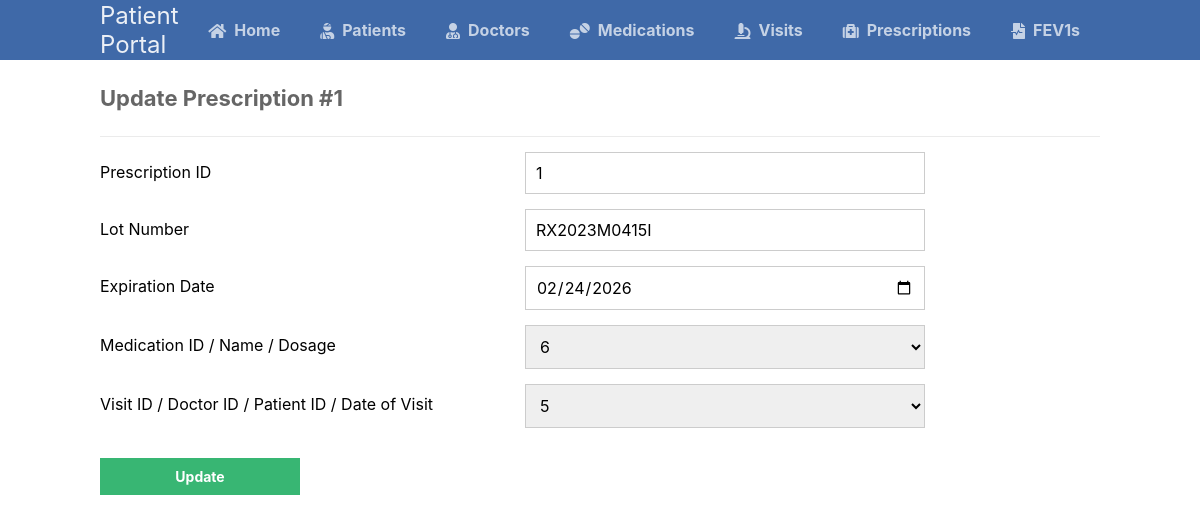
Page /scripts/prescriptions_table/prescriptions_update.php?prescription_id=1&medication_id=6&visit_id=5 on the committed database.
### tables this page shows
CREATE TABLE prescriptions (
	prescription_id INT AUTO_INCREMENT NOT NULL UNIQUE,
	medication_id INT NOT NULL,
	visit_id INT NOT NULL,
	prescription_lot_num VARCHAR(100) NOT NULL,
	prescription_expiration_date DATE NOT NULL,
	PRIMARY KEY (prescription_id),
	CONSTRAINT prescription_FK1 FOREIGN KEY (medication_id) REFERENCES medications (medication_id),
	CONSTRAINT prescription_FK2 FOREIGN KEY (visit_id) REFERENCES visits (visit_id)
);

### scripts/prescriptions_table/prescriptions_update.php (the view, shortened to what this page needs)
<?php
@include_once (APP_ROOT.APP_FOLDER_NAME . '/scripts/functions.php');
$pdo = pdo_connect_mysql();
if (isset($_GET['prescription_id'])) {
    $stmt = $pdo->prepare('SELECT * FROM prescriptions WHERE prescription_id = ?');
    $stmt->execute([$_GET['prescription_id']]);
    $prescription = $stmt->fetch(PDO::FETCH_ASSOC);
} else {
    exit('No ID specified!');
}
?>
<?=template_header('Read')?>
<div class="content update">
	<h2>Update Prescription #<?=$prescription['prescription_id']?></h2>
    <form action="prescriptions_update.php?prescription_id=<?=$prescription['prescription_id']?>&medication_id=<?=$prescription['medication_id']?>" method="post">
        <label for="prescription_id">Prescription ID</label>
            <input type="text" name="prescription_id" placeholder="Ex. 1" value="<?=$prescription['prescription_id']?>" id="prescription_id" required readonly>
        <label for="prescription_lot_num">Lot Number</label>
            <input type="text" name="prescription_lot_num" placeholder="Ex. AD4ZBT1" value="<?=$prescription['prescription_lot_num']?>" id="prescription_lot_num" required>
        <label for="prescription_expiration_date">Expiration Date</label>
            <input type="date" name="prescription_expiration_date" value="<?=$prescription['prescription_expiration_date']?>" id="prescription_expiration_date" required>
        <label for="medication_id">Medication ID / Name / Dosage</label>
            <select name="medication_id" id="medication_id" required>
                <option value="<?=$prescription['medication_id']?>" hidden selected><?=$prescription['medication_id']?></option>
            </select>
        <label for="visit_id">Visit ID / Doctor ID / Patient ID / Date of Visit</label>
            <select name="visit_id" id="visit_id" required>
                <option value="<?=$prescription['visit_id']?>" hidden selected><?=$prescription['visit_id']?></option>
            </select>
        <input type="submit" value="Update">
    </form>
</div>
<?=template_footer()?>

### styles/style.css (style rules this page uses)
* { box-sizing: border-box; font-family: -apple-system, BlinkMacSystemFont, "segoe ui", roboto, oxygen, ubuntu, cantarell, "fira sans", "droid sans", "helvetica neue", Arial, sans-serif; font-size: 16px; -webkit-font-smoothing: antialiased; -moz-osx-font-smoothing: grayscale; }
body { background-color: #FFFFFF; margin: 0; }
.content { width: 1000px; margin: 0 auto; }
.content h2 { margin: 0; padding: 25px 0; font-size: 22px; border-bottom: 1px solid #ebebeb; color: #666666; }
.update form { padding: 15px 0; display: flex; flex-flow: wrap; }
.update form label { display: inline-flex; width: 400px; padding: 10px 0; margin-right: 25px; }
.update form input { padding: 10px; width: 400px; margin-right: 25px; margin-bottom: 15px; border: 1px solid #cccccc; }
.update form input[type="submit"] { display: block; background-color: #38b673; border: 0; font-weight: bold; font-size: 14px; color: #FFFFFF; cursor: pointer; width: 200px; margin-top: 15px; }
.update form select { padding: 10px; width: 400px; margin-right: 25px; margin-bottom: 15px; border: 1px solid #cccccc; }

### rows in the picture
prescriptions: prescription_id "1", prescription_lot_num "RX2023M0415I", prescription_expiration_date "02/24/2026", medication_id "6", visit_id "5"
